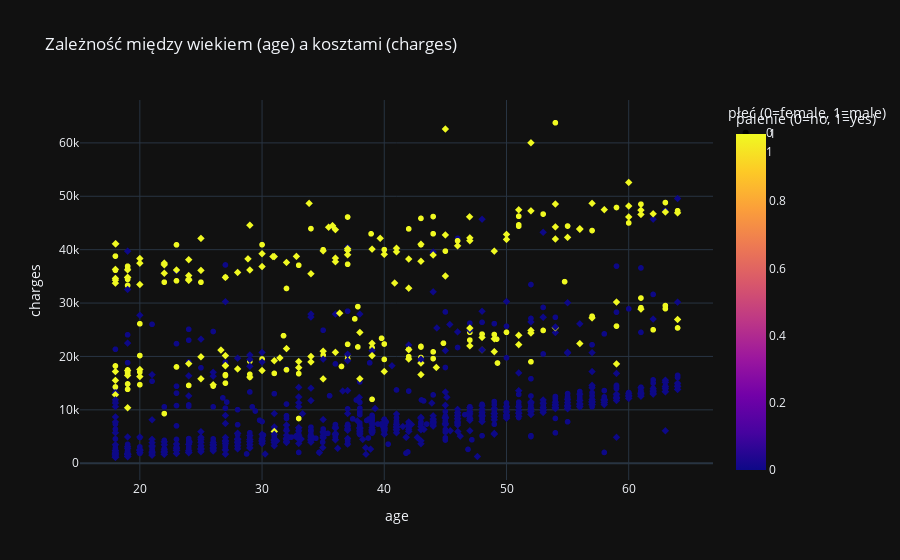

The cell this chart's notebook holds for it:
### Code cell
fig_age = px.scatter(
    data, x='age', y='charges', color='smoker', symbol='sex',
    hover_data=['bmi', 'children', 'region_orig'],
    title="Zależność między wiekiem (age) a kosztami (charges)",
    labels={'sex': 'płeć (0=female, 1=male)', 'smoker': 'palenie (0=no, 1=yes)'}
)
fig_age.show()

### Figure 1 — Plotly figure (JSON) as saved in the notebook; plotly's stock layout.template omitted (floating-point values rounded to 4 significant figures; data arrays with more than 128 entries replaced by an {"elided": "..."} marker saying what was removed)
{"data": [{"customdata": {"elided": "662x3 mixed values"}, "hovertemplate": "płeć (0=female, 1=male)=0<br>age=%{x}<br>charges=%{y}<br>bmi=%{customdata[0]}<br>children=%{customdata[1]}<br>region_orig=%{customdata[2]}<br>palenie (0=no, 1=yes)=%{marker.color}<extra></extra>", "legendgroup": "0", "marker": {"color": {"elided": "662 int values"}, "coloraxis": "coloraxis", "symbol": "circle"}, "mode": "markers", "name": "0", "showlegend": true, "x": {"elided": "662 float values"}, "xaxis": "x", "y": {"elided": "662 float values"}, "yaxis": "y", "type": "scattergl"}, {"customdata": {"elided": "676x3 mixed values"}, "hovertemplate": "płeć (0=female, 1=male)=1<br>age=%{x}<br>charges=%{y}<br>bmi=%{customdata[0]}<br>children=%{customdata[1]}<br>region_orig=%{customdata[2]}<br>palenie (0=no, 1=yes)=%{marker.color}<extra></extra>", "legendgroup": "1", "marker": {"color": {"elided": "676 int values"}, "coloraxis": "coloraxis", "symbol": "diamond"}, "mode": "markers", "name": "1", "showlegend": true, "x": {"elided": "676 float values"}, "xaxis": "x", "y": {"elided": "676 float values"}, "yaxis": "y", "type": "scattergl"}], "layout": {"xaxis": {"anchor": "y", "domain": [0.0, 1.0], "title": {"text": "age"}}, "yaxis": {"anchor": "x", "domain": [0.0, 1.0], "title": {"text": "charges"}}, "coloraxis": {"colorbar": {"title": {"text": "palenie (0=no, 1=yes)"}}, "colorscale": [[0.0, "#0d0887"], [0.1111, "#46039f"], [0.2222, "#7201a8"], [0.3333, "#9c179e"], [0.4444, "#bd3786"], [0.5556, "#d8576b"], [0.6667, "#ed7953"], [0.7778, "#fb9f3a"], [0.8889, "#fdca26"], [1.0, "#f0f921"]]}, "legend": {"title": {"text": "płeć (0=female, 1=male)"}, "tracegroupgap": 0}, "title": {"text": "Zależność między wiekiem (age) a kosztami (charges)"}}}
